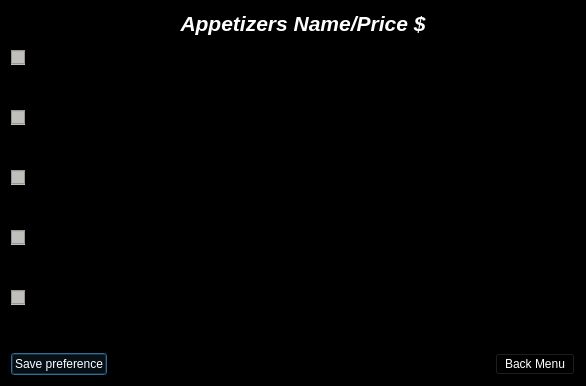
<?xml version="1.0" encoding="UTF-8"?>
<ui version="4.0">
 <class>appetizers</class>
 <widget class="QDialog" name="appetizers">
  <property name="geometry">
   <rect>
    <x>0</x>
    <y>0</y>
    <width>586</width>
    <height>386</height>
   </rect>
  </property>
  <property name="minimumSize">
   <size>
    <width>586</width>
    <height>386</height>
   </size>
  </property>
  <property name="maximumSize">
   <size>
    <width>586</width>
    <height>386</height>
   </size>
  </property>
  <property name="windowTitle">
   <string>Appetizer Menu</string>
  </property>
  <property name="windowIcon">
   <iconset theme="preferences-system-network"/>
  </property>
  <property name="styleSheet">
   <string notr="true">background-color: rgb(0, 0, 0);
color: rgb(255, 255, 255);</string>
  </property>
  <layout class="QHBoxLayout" name="horizontalLayout_3">
   <item>
    <layout class="QVBoxLayout" name="verticalLayout_3">
     <item>
      <layout class="QHBoxLayout" name="horizontalLayout_2">
       <item>
        <layout class="QVBoxLayout" name="verticalLayout_2">
         <item>
          <widget class="QCheckBox" name="checkBox">
           <property name="styleSheet">
            <string notr="true">background-color: rgb(192, 191, 188);
color: rgb(0, 0, 0);</string>
           </property>
           <property name="text">
            <string/>
           </property>
          </widget>
         </item>
         <item>
          <widget class="QCheckBox" name="checkBox_2">
           <property name="styleSheet">
            <string notr="true">background-color: rgb(192, 191, 188);
color: rgb(0, 0, 0);</string>
           </property>
           <property name="text">
            <string/>
           </property>
          </widget>
         </item>
         <item>
          <widget class="QCheckBox" name="checkBox_4">
           <property name="styleSheet">
            <string notr="true">background-color: rgb(192, 191, 188);
color: rgb(0, 0, 0);</string>
           </property>
           <property name="text">
            <string/>
           </property>
          </widget>
         </item>
         <item>
          <widget class="QCheckBox" name="checkBox_3">
           <property name="styleSheet">
            <string notr="true">background-color: rgb(192, 191, 188);
color: rgb(0, 0, 0);</string>
           </property>
           <property name="text">
            <string/>
           </property>
          </widget>
         </item>
         <item>
          <widget class="QCheckBox" name="checkBox_5">
           <property name="styleSheet">
            <string notr="true">background-color: rgb(192, 191, 188);
color: rgb(0, 0, 0);</string>
           </property>
           <property name="text">
            <string/>
           </property>
          </widget>
         </item>
        </layout>
       </item>
       <item>
        <layout class="QVBoxLayout" name="verticalLayout">
         <item>
          <widget class="QLabel" name="label">
           <property name="text">
            <string>&lt;html&gt;&lt;head/&gt;&lt;body&gt;&lt;p align=&quot;center&quot;&gt;&lt;span style=&quot; font-size:16pt; font-weight:700; font-style:italic;&quot;&gt;Appetizers Name/Price $&lt;/span&gt;&lt;/p&gt;&lt;/body&gt;&lt;/html&gt;</string>
           </property>
          </widget>
         </item>
         <item>
          <widget class="QListWidget" name="appetizer_list">
           <property name="styleSheet">
            <string notr="true">color: rgb(255, 255, 255);
font: 500 italic 14pt &quot;Ubuntu&quot;;</string>
           </property>
          </widget>
         </item>
        </layout>
       </item>
      </layout>
     </item>
     <item>
      <layout class="QHBoxLayout" name="horizontalLayout">
       <item>
        <widget class="QPushButton" name="pushButton_2">
         <property name="text">
          <string>Save preference</string>
         </property>
        </widget>
       </item>
       <item>
        <spacer name="horizontalSpacer">
         <property name="orientation">
          <enum>Qt::Horizontal</enum>
         </property>
         <property name="sizeHint" stdset="0">
          <size>
           <width>115</width>
           <height>20</height>
          </size>
         </property>
        </spacer>
       </item>
       <item>
        <widget class="QPushButton" name="pushButton">
         <property name="text">
          <string>Back Menu</string>
         </property>
        </widget>
       </item>
      </layout>
     </item>
    </layout>
   </item>
  </layout>
 </widget>
 <resources/>
 <connections/>
</ui>
